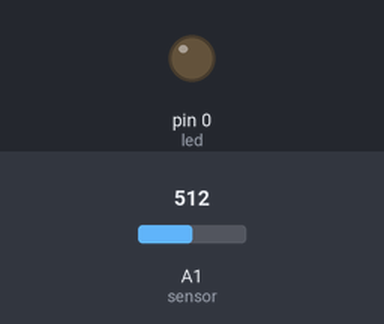
A sketch run on a simulated Arduino Uno, built with avr-gcc and run on an emulated ATmega328P. Parts: output pins drawn as LEDs (lit = HIGH). The test bench sets the inputs (shaded band); at power-on: A1 (sensor) = 512.

Above: at 1.2 s.
1.3 s: A1 (sensor) set to 488
At 1.7 s:
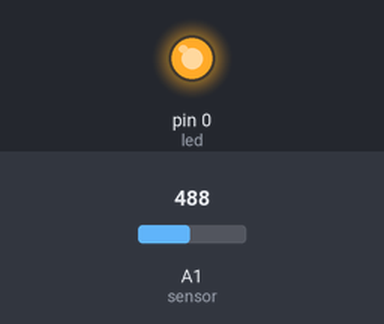
4.3 s: A1 (sensor) set to 510
At 4.8 s:
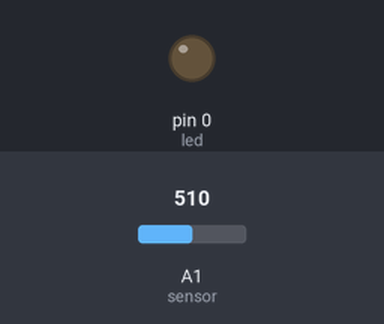
5.8 s: A1 (sensor) set to 490
At 6.2 s:
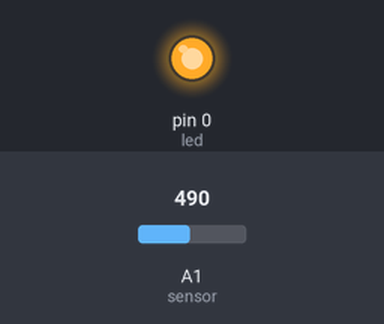
8.8 s: A1 (sensor) set to 511
At 9.4 s:
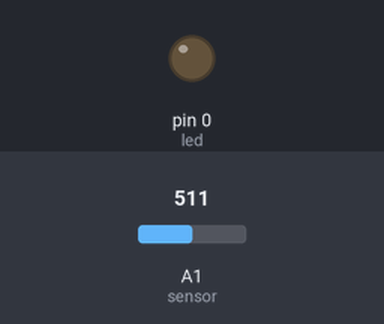
Timing chart, 0 to 11.3 s (numbered marks = the images above; inputs shaded):
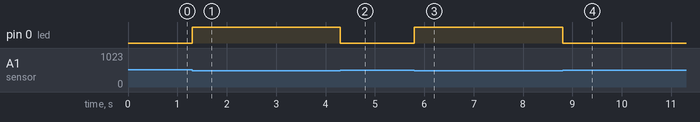

Measured:
- the behaviour switches between 500 and 499 on A1 (sensor) (found by bisection; images 0 and 1)
- after the input at 1.3 s, pin 0 (led): LOW → HIGH at once
- after the input at 4.3 s, pin 0 (led): HIGH → LOW at once
- after the input at 5.8 s, pin 0 (led): LOW → HIGH at once
- after the input at 8.8 s, pin 0 (led): HIGH → LOW at once

The sketch:

Codigo_KY018.ino
```cpp
#define sensor A1			// A1
#define led 0			// led en pin 0
int valor;			//

void setup(){
  pinMode(led, OUTPUT);
}


void loop(){
  valor = analogRead(sensor);
  if (valor < 500){		//valor bajo=oscuridad
    digitalWrite(led, HIGH);
    delay(500);
  }
    digitalWrite(led, LOW);
}
```
